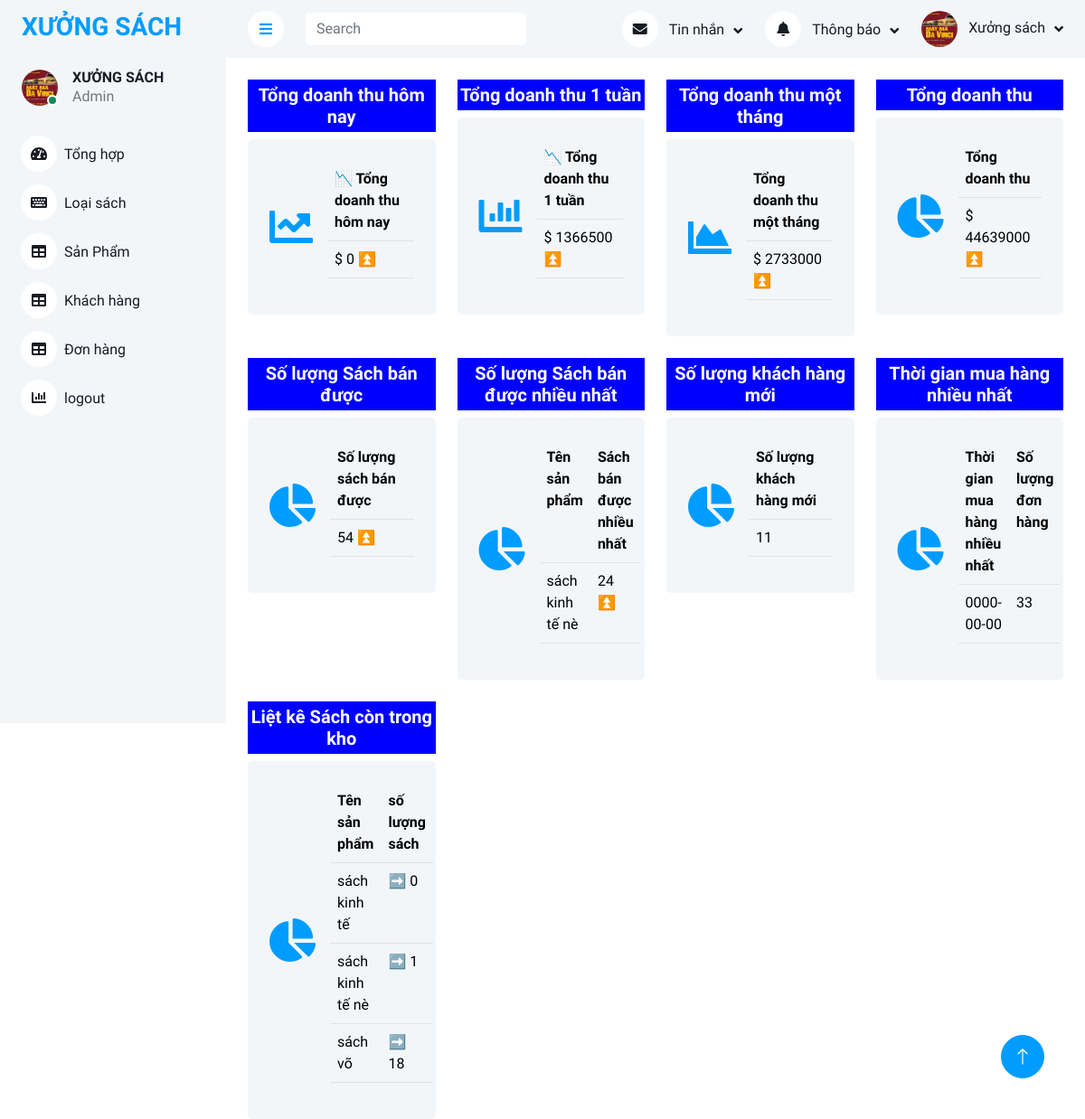
The app's page /admin/index.php with its own data.
### tables this page shows
CREATE TABLE `sach` (
  `ma_sach` int(11) NOT NULL,
  `ten_sach` varchar(255) NOT NULL,
  `hinh_sach` varchar(255) NOT NULL,
  `so_luong` int(11) NOT NULL,
  `gia_sach` float NOT NULL,
  `mo_ta` varchar(255) NOT NULL,
  `nha_xb` varchar(255) NOT NULL,
  `ngay_xb` date NOT NULL,
  `ma_dm` int(11) NOT NULL,
  `trang_thai` tinyint(1) NOT NULL
);

### admin/index.php (called while the page is built, shortened)
<?php
include_once '../models/chart.php';
$act = $_GET['act'] ?? "";
switch ($act) {
    case "":
        $totalday = total_ngay();
        $totalweek  = total_tuan();
        $totalmonth  = total_thang();
        $totaldoanhthu  = total_doanhthu();
        $totalsoluongban  = total_soLuongBan();
        $sp_bannhieunhat = sanPhamBanNhieuNhat();
        $slctk = soLuongConTrongKho();
        $khachhangmoi = soLuongKhachHangMoi();
        $thoigian = thoiGianMuaNhieuNhat();
        $VIEW = './layout/home.php';
        break;
}
include './layout/header.php';
include $VIEW;
include './layout/footer.php';

### models/pdo.php (called while the page is built, shortened)
<?php
function pdo_get_connection(){
    $servername = "localhost";
    $username = "root";
    $password = "";
    try {
        $conn = new PDO("mysql:host=$servername;dbname=duansach", $username, $password);
        $conn->setAttribute(PDO::ATTR_ERRMODE, PDO::ERRMODE_EXCEPTION);
        return $conn;
    } catch(PDOException $e) {
        echo "Connection failed: " . $e->getMessage();
    }
}
function pdo_query($sql){
    $sql_args=array_slice(func_get_args(),1);
    try{
        $conn=pdo_get_connection();
        $stmt=$conn->prepare($sql);
        $stmt->execute($sql_args);
        $rows=$stmt->fetchAll();
        return $rows;
    }
    catch(PDOException $e){
        throw $e;
    }
    finally{
        unset($conn);
    }
}
function pdo_query_one($sql){
    $sql_args=array_slice(func_get_args(),1);
    try{
        $conn=pdo_get_connection();
        $stmt=$conn->prepare($sql);
        $stmt->execute($sql_args);
        $row=$stmt->fetch(PDO::FETCH_ASSOC);
        return $row;
    }
    catch(PDOException $e){
        throw $e;
    }
    finally{
        unset($conn);
    }
}
?>

### models/chart.php (called while the page is built)
<?php
require_once 'pdo.php';
function total_ngay()
{
    $sql = "SELECT SUM(tong_tien) AS total FROM don_hang WHERE DATE(ngay_dh) = CURDATE()";
    $result = pdo_query($sql);
    if ($result) {
        if (count($result) > 0 && isset($result[0]['total'])) {
            return $result[0]['total'];
        } else {
            return 0.0;
        }
    } else {
        return 0.0;
    }
}
function total_tuan()
{
    $sql = "SELECT SUM(tong_tien) AS total FROM don_hang WHERE ngay_dh BETWEEN DATE_SUB(CURDATE(), INTERVAL 1 WEEK) AND CURDATE()";
    $result = pdo_query($sql);
    if ($result) {
        if (count($result) > 0 && isset($result[0]['total'])) {
            return floatval($result[0]['total']);
        } else {
            return 0.0;
        }
    } else {
        return 0.0;
    }
}
function total_thang()
{
    $sql = "SELECT SUM(tong_tien) AS total FROM don_hang WHERE MONTH(ngay_dh) = MONTH(CURDATE()) AND YEAR(ngay_dh) = YEAR(CURDATE())";
    $result = pdo_query($sql);
    if ($result) {
        if (count($result) > 0 && isset($result[0]['total'])) {
            return floatval($result[0]['total']);
        } else {
            return 0.0;
        }
    } else {
        return 0.0;
    }
}
function total_doanhthu()
{
    $sql = "SELECT SUM(tong_tien) AS total FROM don_hang";
    $result = pdo_query($sql);
    if ($result) {
        if (count($result) > 0 && isset($result[0]['total'])) {
            return floatval($result[0]['total']);
        } else {
            return 0;
        }
    } else {
        return 0;
    }
}
function total_soLuongBan()
{
    $sql = "SELECT SUM(so_luong) AS total_quantity FROM chitiet_donhang";
    $result = pdo_query($sql);
    if ($result) {
        if (count($result) > 0 && isset($result[0]['total_quantity'])) {
            return intval($result[0]['total_quantity']);
        } else {
            return 0;
        }
    } else {
        return 0;
    }
}
function sanPhamBanNhieuNhat()
{
    $sql = "SELECT s.ma_sach, s.ten_sach, SUM(ctdh.so_luong) AS total_quantity
            FROM chitiet_donhang ctdh
            JOIN sach s ON ctdh.ma_sach = s.ma_sach
            GROUP BY ctdh.ma_sach
            ORDER BY total_quantity DESC
            LIMIT 1";
    $result = pdo_query($sql);
    if ($result) {
        if (count($result) > 0 && isset($result[0]['ma_sach'])) {
            return $result[0];
        } else {
            return null;
        }
    } else {
        return null;
    }
}
function total_soluongdaban()
{
    $sql = "SELECT ma_sach, SUM(so_luong) AS total_soluong FROM chitiet_donhang GROUP BY ma_sach";
    $result = pdo_query($sql);
    if ($result) {
        return $result;
    } else {
        return [];
    }
}
function total_soluongtrongkho()
{
    $sql = "SELECT ma_sach, so_luong AS total_trongkho, ten_sach FROM sach";
    $result = pdo_query($sql);
    if ($result) {
        return $result;
    } else {
        return [];
    }
}
function soLuongConTrongKho()
{
    $sachdaban = total_soluongdaban();
    $conlaitrongkho = total_soluongtrongkho();
    $conlai = [];
    foreach ($conlaitrongkho as $sp_conlai) {
        $ma_sach = $sp_conlai['ma_sach'];
        $total_sp_conlai = $sp_conlai['total_trongkho'];
        $ten_sach = $sp_conlai['ten_sach'];
        foreach ($sachdaban as $sold) {
            if ($sold['ma_sach'] === $ma_sach) {
                $total_sp_daban = $sold['total_soluong'];
                $soluong_conlai = $total_sp_conlai - $total_sp_daban;
                $conlai[$ten_sach] = $soluong_conlai;
                break;
            }
        }
    }
    return $conlai;
}
function soLuongKhachHangMoi()
{
    $sql = "SELECT COUNT(DISTINCT kh.ma_kh) AS khachhang_moi
            FROM khach_hang kh
            LEFT JOIN chitiet_donhang dh ON kh.ma_kh = dh.ma_kh
            WHERE dh.ma_kh IS NULL";
    $result = pdo_query_one($sql);
    if ($result) {
        return $result['khachhang_moi'];
    } else {
        return 0;
    }
}
function thoiGianMuaNhieuNhat()
{
    $sql = "SELECT DATE_FORMAT(ngay_dh, '%Y-%m-%d') AS ngay_dh, COUNT(*) AS total_ngaydh
            FROM don_hang
            GROUP BY ngay_dh
            ORDER BY total_ngaydh DESC
            LIMIT 1";
    $result = pdo_query_one($sql);
    if ($result) {
        return $result;
    } else {
        return null;
    }
}

### admin/layout/home.php (the view)
<div class="container-fluid pt-4 px-4">
    <div class="row g-4">
        <div class="col-sm-6 col-xl-3">
            <h5 style="background-color: blue; color: white; padding: 5px 0px; text-align: center">Tổng doanh thu hôm nay</h5>
            <div class="bg-light rounded d-flex align-items-center justify-content-between p-4">
                <i class="fa fa-chart-line fa-3x text-primary"></i>
                <div class="ms-3">
                    <table class="table">
                        <tr>
                            <th>📉 Tổng doanh thu hôm nay</th>
                        </tr>
                        <tr>
                            <td>$ <?= $totalday ?> ⏫</td>
                        </tr>
                    </table>
                </div>
            </div>
        </div>
        <div class="col-sm-6 col-xl-3">
            <h5 style="background-color: blue; color: white; padding: 5px 0px; text-align: center">Tổng doanh thu 1 tuần</h5>
            <div class="bg-light rounded d-flex align-items-center justify-content-between p-4">
                <i class="fa fa-chart-bar fa-3x text-primary"></i>
                <div class="ms-3">
                <table class="table">
                        <tr>
                            <th>📉 Tổng doanh thu 1 tuần</th>
                        </tr>
                        <tr>
                            <td>$ <?= $totalweek ?> ⏫</td>
                        </tr>
                    </table>
                </div>
            </div>
        </div>
        <div class="col-sm-6 col-xl-3">
        <h5 style="background-color: blue; color: white; padding: 5px 0px; text-align: center">Tổng doanh thu một tháng</h5>
            <div class="bg-light rounded d-flex align-items-center justify-content-between p-4">
                <i class="fa fa-chart-area fa-3x text-primary"></i>
                <div class="ms-3">
                <table class="table">
                        <tr>
                            <th>Tổng doanh thu một tháng</th>
                        </tr>
                        <tr>
                            <td>$ <?= $totalmonth ?> ⏫</td>
                        </tr>
                    </table>
                </div>
            </div>
        </div>
        <div class="col-sm-6 col-xl-3">
            <h5 style="background-color: blue; color: white; padding: 5px 0px; text-align: center">Tổng doanh thu</h5>
            <div class="bg-light rounded d-flex align-items-center justify-content-between p-4">
                <i class="fa fa-chart-pie fa-3x text-primary"></i>
                <div class="ms-3">
                <table class="table">
                        <tr>
                            <th>Tổng doanh thu</th>
                        </tr>
                        <tr>
                            <td>$ <?= $totaldoanhthu ?> ⏫</td>
                        </tr>
                    </table>
                </div>
            </div>
        </div>
        <div class="col-sm-6 col-xl-3">
        <h5 style="background-color: blue; color: white; padding: 5px 0px; text-align: center">Số lượng Sách bán được</h5>
            <div class="bg-light rounded d-flex align-items-center justify-content-between p-4">
                <i class="fa fa-chart-pie fa-3x text-primary"></i>
                <div class="ms-3">
                <table class="table">
                        <tr>
                            <th>Số lượng sách bán được</th>
                        </tr>
                        <tr>
                            <td> <?= $totalsoluongban ?> ⏫</td>
                        </tr>
                    </table>
                </div>
            </div>
        </div>
        <div class="col-sm-6 col-xl-3">
            <h5 style="background-color: blue; color: white; padding: 5px 0px; text-align: center">Số lượng Sách bán được nhiều nhất</h5>
            <div class="bg-light rounded d-flex align-items-center justify-content-between p-4">
                <i class="fa fa-chart-pie fa-3x text-primary"></i>
                <div class="ms-3">
                <table class="table">
                        <tr>
                            <th>Tên sản phẩm</th>
                            <th>Sách bán được nhiều nhất</th>
                        </tr>
                        <tr>
                            <td> <?php if ($sp_bannhieunhat !== null) : ?>
                                    <?= $sp_bannhieunhat['ten_sach'] ?>
                                <?php else : ?>
                                    <p>Không có thông tin về sản phẩm bán nhiều nhất.</p>
                                <?php endif; ?>
                            </td>
                            <td>
                                <?php if ($sp_bannhieunhat !== null) : ?>
                                    <?= $sp_bannhieunhat['total_quantity'] ?> ⏫
                                <?php else : ?>
                                    Không có thông tin về sản phẩm bán nhiều nhất.
                                <?php endif; ?>
                            </td>
                        </tr>
                    </table>
                </div>
            </div>
        </div>
        <div class="col-sm-6 col-xl-3">
        <h5 style="background-color: blue; color: white; padding: 5px 0px; text-align: center">Số lượng khách hàng mới </h5>
            <div class="bg-light rounded d-flex align-items-center justify-content-between p-4">
                <i class="fa fa-chart-pie fa-3x text-primary"></i>
                <div class="ms-3">
                <table class="table">
                        <tr>
                            <th>Số lượng khách hàng mới</th>
                        </tr>
                        <tr>
                            <td> <?php if ($khachhangmoi > 0) : ?>
                                    <?= $khachhangmoi ?>
                                <?php else : ?>
                                    <p>Chưa có thông tin về khách hàng mới.</p>
                                <?php endif; ?>
                            </td>
                        </tr>
                    </table>
                </div>
            </div>
        </div>
        <div class="col-sm-6 col-xl-3">
        <h5 style="background-color: blue; color: white; padding: 5px 0px; text-align: center">Thời gian mua hàng nhiều nhất</h5>
            <div class="bg-light rounded d-flex align-items-center justify-content-between p-4">
                <i class="fa fa-chart-pie fa-3x text-primary"></i>
                <div class="ms-3">
                <table class="table">
                        <tr>
                            <th>Thời gian mua hàng nhiều nhất</th>
                            <th>Số lượng đơn hàng</th>
                        </tr>
                        <tr>
                            <td><?= $thoigian['ngay_dh'] ?></td>
                            <td><?= $thoigian['total_ngaydh'] ?></td>
                        </tr>
                    </table>
                </div>
            </div>
        </div>
        <div class="col-sm-6 col-xl-3">
        <h5 style="background-color: blue; color: white; padding: 5px 0px; text-align: center">Liệt kê Sách còn trong kho</h5>
            <div class="bg-light rounded d-flex align-items-center justify-content-between p-4">
                <i class="fa fa-chart-pie fa-3x text-primary"></i>
                <div class="ms-3">
                <table class="table">
                <tr>
                    <th>Tên sản phẩm</th>
                    <th>số lượng sách</th>
                </tr>
                <?php foreach ($slctk as $ten_sach => $so_luong) : ?>
                    <tr>
                        <td><?= $ten_sach ?></td>
                        <td> ➡️ <?= -$so_luong ?></td>
                    </tr>
                <?php endforeach; ?>
            </table>
                </div>
            </div>
        </div>
    </div>
</div>
</div>
<a href="#" class="btn btn-lg btn-primary btn-lg-square back-to-top"><i class="bi bi-arrow-up"></i></a>
</div>

### views/css/style2.css (style rules this page uses)
:root { --primary: #009CFF; --light: #F3F6F9; --dark: #191C24; }
.back-to-top { position: fixed; display: none; right: 45px; bottom: 45px; z-index: 99; }
.btn { transition: .5s; }
.btn.btn-primary { color: #FFFFFF; }
.btn-lg-square { width: 48px; height: 48px; }
.btn-square, .btn-sm-square, .btn-lg-square { padding: 0; display: inline-flex; align-items: center; justify-content: center; font-weight: normal; border-radius: 50px; }

### records on screen
sach: ten_sach "sách kinh tế nè"
sach: ten_sach "sách kinh tế nè", so_luong "1"

### other values on screen
$totalday "0"
$totalweek "1366500"
$totalmonth "2733000"
$totaldoanhthu "44639000"
$totalsoluongban "54"
$sp_bannhieunhat['total_quantity'] "24"
$khachhangmoi "11"
$thoigian['ngay_dh'] "0000-00-00"
$thoigian['total_ngaydh'] "33"
$ten_sach "sách kinh tế"
$ten_sach "sách võ"
